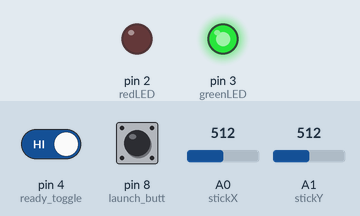
Recording of a sketch running on a simulated Arduino Uno, built with avr-gcc and run on an emulated ATmega328P. Parts: output pins drawn as LEDs (lit = HIGH). The test bench sets the inputs (shaded band); at power-on: pin 4 (ready_toggle) HIGH, pin 8 (launch_butt) HIGH, A0 (stickX) = 512, A1 (stickY) = 512. No radio packets arrive unless stated.

Above: at 1.3 s.
1.4 s: pin 4 (ready_toggle) driven LOW
At 2.1 s:
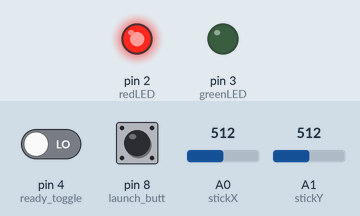
2.9 s: pin 4 (ready_toggle) driven HIGH
At 3.3 s:
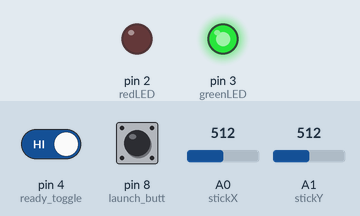
Timing chart, 0 to 5.9 s (numbered marks = the images above; inputs shaded):
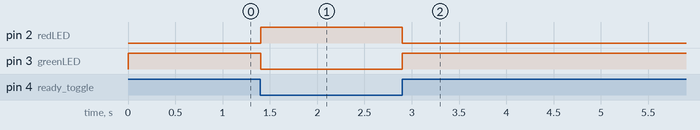

The sketch:

pyroTX.ino
```cpp
/*
  Created 2017
  by AlexGyver
  AlexGyver Home Labs Inc.
*/
#include "Keypad.h"       //библиотека клавиатуры
#include <SPI.h>          // библиотека для работы с шиной SPI
#include "nRF24L01.h"     // библиотека радиомодуля
#include "RF24.h"         // ещё библиотека радиомодуля

RF24 radio(9, 10); // "создать" модуль на пинах 9 и 10 Для Уно
byte address[][6] = {"1Node", "2Node", "3Node", "4Node", "5Node", "6Node"}; //возможные номера труб

byte redLED = 2;
byte greenLED = 3;
byte ready_toggle = 4;
byte launch_butt = 8;

byte stickX = 0;
byte stickY = 1;
int stickX0, stickY0;
int errorX, errorY;    //  переменные для расчёта ошибки

int check = 111;

boolean check_answer;
boolean flag, flag_fuse, launch_flag, toggle_flag;

int out_data[3]; // [номер запала, состояние, позиция Х сервы, позиция У сервы]

unsigned long last;

void setup() {
  Serial.begin(9600);

  pinMode(redLED, OUTPUT);
  pinMode(greenLED, OUTPUT);
  digitalWrite(greenLED, HIGH);    // зажечь зелёный светодиод

  pinMode(launch_butt, INPUT_PULLUP);
  pinMode(ready_toggle, INPUT_PULLUP);

  delay(50);
  stickX0 = analogRead(stickX);
  delay(50);
  stickY0 = analogRead(stickY);

  radio.begin(); //активировать модуль
  radio.setAutoAck(1);         //режим подтверждения приёма, 1 вкл 0 выкл
  radio.setRetries(0, 15);    //(время между попыткой достучаться, число попыток)
  radio.enableAckPayload();    //разрешить отсылку данных в ответ на входящий сигнал
  radio.setPayloadSize(6);     //размер пакета, в байтах

  radio.openWritingPipe(address[0]);   //мы - труба 0, открываем канал для передачи данных
  radio.setChannel(0x60);  //выбираем канал (в котором нет шумов!)

  radio.setPALevel (RF24_PA_MAX); //уровень мощности передатчика. На выбор RF24_PA_MIN, RF24_PA_LOW, RF24_PA_HIGH, RF24_PA_MAX
  radio.setDataRate (RF24_1MBPS); //скорость обмена. На выбор RF24_2MBPS, RF24_1MBPS, RF24_250KBPS
  //должна быть одинакова на приёмнике и передатчике!
  //при самой низкой скорости имеем самую высокую чувствительность и дальность!!

  radio.powerUp(); //начать работу
  radio.stopListening();  //не слушаем радиоэфир, мы передатчик
}

void loop() {
  if (abs(stickX0 - analogRead(stickX)) > 2) errorX = stickX0 - analogRead(0); else errorX = 0;
  if (abs(stickY0 - analogRead(stickY)) > 2) errorY = stickY0 - analogRead(1); else errorY = 0;

  out_data[0] = errorY;
  out_data[1] = errorX;
  radio.write(&out_data, sizeof(out_data));

  boolean launch_butt_state = !digitalRead(launch_butt);
  boolean toggle_state = !digitalRead(ready_toggle);

  if (launch_butt_state == 1 && launch_flag == 0 && flag == 1) {
    out_data[2] = 1;
    radio.write(&out_data, sizeof(out_data));
    out_data[2] = 0;
    launch_flag = 1;
  }
  if (launch_butt_state == 0 && launch_flag == 1) {
    launch_flag = 0;
  }
  if (toggle_state == 1) {
    digitalWrite(greenLED, LOW);
    digitalWrite(redLED, HIGH);
    flag = 1;
  }
  if (toggle_state == 0) {
    digitalWrite(greenLED, HIGH);
    digitalWrite(redLED, LOW);
    flag = 0;
  }
}
```

Measured:
- after the input at 1.4 s, pin 2 (redLED): LOW → HIGH at once; pin 3 (greenLED): HIGH → LOW at once
- after the input at 2.9 s, pin 2 (redLED): HIGH → LOW at once; pin 3 (greenLED): LOW → HIGH at once
